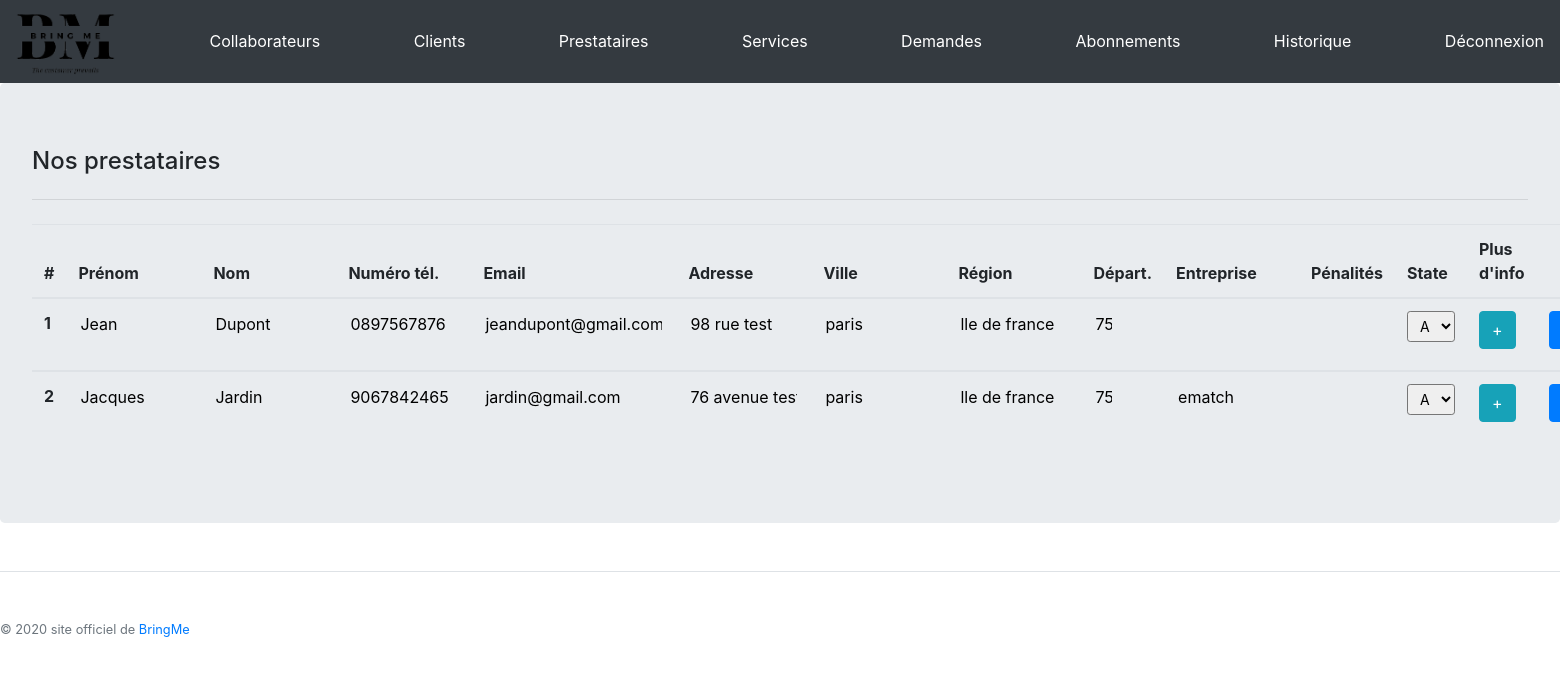
The page /back/provider.php (signed in) on the database its author committed.
### tables this page shows
CREATE TABLE IF NOT EXISTS `PROVIDER` (
  `idProvider` INT AUTO_INCREMENT,
  `providerFirstName` VARCHAR(50),
  `providerLastName` VARCHAR(45),
  `providerPhone` VARCHAR(20),
  `providerEmail` VARCHAR(50) NOT NULL,
  `providerPassword` VARCHAR(255) NOT NULL,
  `providerAddress` VARCHAR(250),
  `providerIdCity` INT,
  `companyName` VARCHAR(45),
  `providerRate` FLOAT,
  `providerAnnulation` INT,
  `state` TINYINT(1),
  `providerGuid` char(36),
  PRIMARY KEY (`idProvider`),
  INDEX `PROVIDER_CITY_FK` (`providerIdCity` ASC),
  CONSTRAINT `PROVIDER_CITY_FK`
    FOREIGN KEY (`providerIdCity`)
    REFERENCES `CITY` (`idCity`)
    ON DELETE CASCADE);

CREATE TABLE IF NOT EXISTS `CITY` (
  `idCity` INT AUTO_INCREMENT,
  `cityName` VARCHAR(50),
  `cityRegion` VARCHAR(50),
  `cityDepartement` VARCHAR(50),
  PRIMARY KEY (`idCity`));

### back/provider.php (the view, shortened to what this page needs)
<?php include('../include/config.php');
$query = $pdo->prepare('SELECT * FROM PROVIDER INNER JOIN CITY ON providerIdCity = idCity');
$query->execute();
$resultats = $query->fetchAll();
$providerCounter = 0;
?>
<!DOCTYPE html>
<html>
<head>
  <link rel="stylesheet" href="../css/bootstrap.min.css">
  <link rel="stylesheet" href="../css/inscription.css">
</head>
<body>
 <?php include('../include/config.php');
 include('../css/linkCss.php');
 include('include/headerBack.php');
 ?>
<div class="jumbotron table-responsive-xl">
        <h4>Nos prestataires</h4>
        <hr class="my-4">
 <table class="table table-hover">
    <thead>
      <tr>
        <th scope="col">#</th>
        <th scope="col">Prénom</th>
        <th scope="col">Nom</th>
        <th scope="col">Numéro tél.</th>
        <th scope="col">Email</th>
        <th scope="col">Adresse</th>
        <th scope="col">Ville</th>
        <th scope="col">Région</th>
        <th scope="col">Départ.</th>
        <th scope="col">Entreprise</th>
        <th scope="col">Pénalités</th>
        <th scope="col">State</th>
        <th scope="col">Plus d'info</th>
        <th scope="col"> </th>
      </tr>
    </thead>
  <?php foreach ($resultats as $provider) { ?>
        <tbody>
          <tr>
            <form action="PHP/prestataireMAJ.php" method="POST">
              <th scope="row"><?php echo $provider['idProvider']; ?></th>
                  <td>
                    <input type="text" class="input" name="firstName" value="<?php echo $provider['providerFirstName']; ?>">
                  </td>
                  <td>
                    <input type="text" class="input" name="lastName" value="<?php echo $provider['providerLastName']; ?>">
                  </td>
                  <td>
                    <input type="text" placeholder= "0123456789" class="input" name="phone" value="<?php echo $provider['providerPhone']; ?>">
                  </td>
                  <td>
                    <input type="text" class="inputEmail" name="mail" value="<?php echo $provider['providerEmail']; ?>">
                  </td>
                  <td>
                    <input type="text" class="input" name="adresse" value="<?php echo $provider['providerAddress']; ?>">
                  </td>
                  <td>
                    <input type="text" class="input" name="city" value="<?php echo $provider['cityName']; ?>">
                  </td>
                  <td>
                    <input type="text" class="input" name="region" value="<?php echo $provider['cityRegion']; ?>">
                  </td>
                  <td>
                    <input type="text" class="inputNbr" name="departement" value="<?php echo $provider['cityDepartement']; ?>">
                  </td>
                  <td>
                    <input type="text" class="input" name="companyName" value="<?php echo $provider['companyName']; ?>">
                  </td>
                  <td>
                    <input type="text" class="inputNbr" name="annulation" value="<?php echo $provider['providerAnnulation']; ?>">
                  </td>
                  <td>
                    <div class="form-group">
                      <select class="form-control-sm" name="state">
                        <option <?php if ($provider['state'] == 0 ){ echo 'selected'; }?>>A</option>
                      </select>
                    </div>
                  </td>
                  <td>
                    <button type="button" class="btn btn-info" data-toggle="modal" data-target="#exampleModal-<?php echo $providerCounter; ?>">
                       +
                    </button>
                    <?php $providerCounter++;
                           ?>
                  </td>
                  <td>
                    <input type="submit" name="pwd" class="btn btn-primary" value="MDP">
                  </td>
            </form>
          </tr>
        </tbody>
  <?php
        } ?>
</table>
</div>
  <?php include('../include/footer.php'); ?>
</body>
</html>

### css/linkCss.php (shortened to what this page needs)
<link rel="stylesheet" href="https://stackpath.bootstrapcdn.com/bootstrap/4.4.1/css/bootstrap.min.css"
integrity="sha384-Vkoo8x4CGsO3+Hhxv8T/Q5PaXtkKtu6ug5TOeNV6gBiFeWPGFN9MuhOf23Q9Ifjh">
<link rel="stylesheet" href="css/header.css">

### back/include/headerBack.php
<link rel="stylesheet" href="../css/header.css">
<link rel="stylesheet" href="../css/back.css">
<header>
  <nav class="navbar navbar-dark bg-dark">
    <a href="indexBack.php"> <img src="../images/logo.png"></a>
  	 <a href="employee.php">Collaborateurs </a>
     <a href="user.php">Clients</a>
     <a href="provider.php">Prestataires</a>
     <a href="service.php">Services</a>
     <a href="request.php">Demandes</a>
     <a href="subscription.php">Abonnements </a>
     <a href="history.php">Historique </a>
    <a href="../PHP/deconnexion.php"> Déconnexion </span></a>
  </nav>
</header>

### include/footer.php (shortened to what this page needs)
<footer class="pt-4 my-md-5 pt-md-5 border-top">
   <div class="row">
     <div class="col-12 col-md">
       <small class="d-block mb-3 text-muted">	<p> © <?php echo date('Y'); ?> site officiel de <a class="lien" href="../index.php"> BringMe </a></p>
	</small>
     </div>
   </div>
</footer>

### css/header.css (style rules this page uses)
img { max-height: 100px; max-width: 100px; }
header a { text-decoration: none; color: white; }

### css/back.css (style rules this page uses)
input { background-color:transparent; border: 0px solid; }
.input { width: 111px; }
.inputNbr { width: 21px; }
.inputEmail { width: 181px; }

### rows shown on the page
provider: idProvider "1", firstName "Jean", lastName "Dupont", phone "0897567876", mail "jeandupont@gmail.com", adresse "98 rue test", city "paris", region "lle de france", departement "75", state "A"
provider: idProvider "2", firstName "Jacques", lastName "Jardin", phone "9067842465", mail "jardin@gmail.com", adresse "76 avenue test", city "paris", region "lle de france", departement "75", companyName "ematch", state "A"
